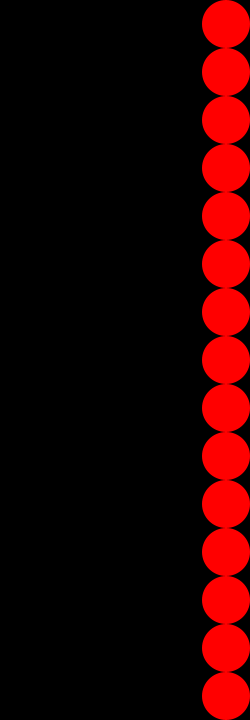
Frame 1 (no input)
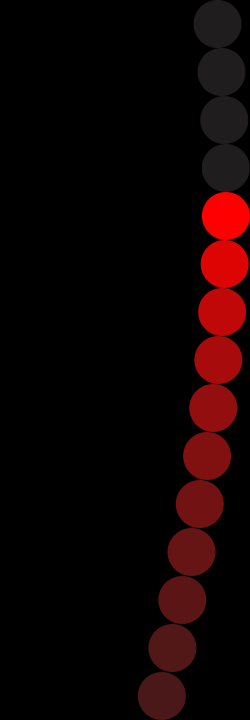
Frame 60 (the mouse pressed at the canvas centre just before this capture)
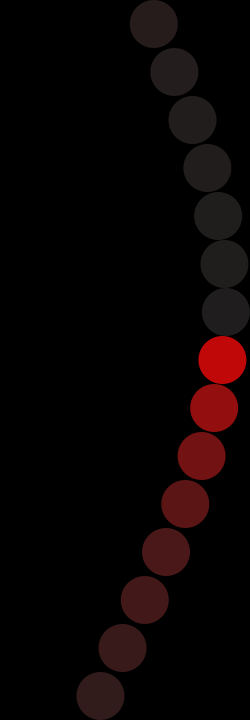
Frame 120 (the mouse held since frame 60 and released just before this capture)

The Processing sketch that drew these frames (run headless with seeded random() and noise(); from frame 60 on, the mouse is pressed at the canvas centre):

// Processing sketch: processing_167296
// ── processing_167296.pde

// based on "Pendulum Waves" http://j.mp/lxZfTY
// including all numbers (0.85Hz for slowest pendulum, 1.083Hz for fastest)
// if the above shortened link dies, try: http://sciencedemonstrations.fas.harvard.edu/icb/icb.do?keyword=k16940&pageid=icb.page80863&pageContentId=icb.pagecontent341734&state=maximize&view=view.do&viewParam_name=indepth.html#a_icb_pagecontent341734

// processing sketch by Memo Akten, May 2011. http://www.memo.tv

// built with
//   processing 1.5 - http://www.processing.org/
//   TheMidiBus library - http://smallbutdigital.com/themidibus.php


// UNCOMMENT FOR SOUND / MIDI
//import themidibus.*;   // import midi library

//-------------------------------------
class Pendulum {
  // physical params
  int index;
  float freq;      // oscilations per second

  // physical vars
  float pos;       // position of pendulum (-1...1)
  float vel;       // current velocity

  // musical params
  int pitch;      // midi note number to trigger

  // display params
  float hit;      // 0...1, how recently we 'hit' the edge

  // contructor
  Pendulum(int _index, float _freq, int _pitch) {
    index = _index;
    freq = _freq;
    pitch = _pitch;
    pos = 1;
    vel = 0;
    hit = 0;
  }

  // update position and trigger sound if nessecary
  void update(float t) {
    float oldPos = pos;     // save old position
    float oldVel = vel;     // save old direction

    pos = cos(freq * t * 2 * PI);  // calculate new position
    vel = pos - oldPos;            // calculte new direction

    if (vel * oldVel <= 0.0) {     // if pendulum has changed direction...
      playMidiNote(index, pitch, pos < 0 ? 0 : 127);
      hit = 1;
    } 
    else {
      hit *= 0.85;
    }
  }

  // draw
  void draw(float y, float size) {
    // set color
    float r = lerp(30, 255, hit);
    float g = lerp(30, 0, hit);
    float b = lerp(30, 0, hit);
    fill(r, g, b);

    // draw circle
    ellipse(map(pos, -1, 1, size/2, width-size/2), y, size, size);
  }
};


//-------------------------------------
// UNCOMMENT FOR SOUND / MIDI
//MidiBus myBus; // The MidiBus

final int numPendulums = 15;
Pendulum[] pendulums;

float startTime;

// Zirguleli Hicaz
//int musicscale[] = { 0, 1, 4, 5, 7, 8, 11 };
//int scaleNoteCount = 7;

int musicscale[] = { 
  0, 3, 5, 7, 10
};
int scaleNoteCount = 5;

//-------------------------------------
void setup() {
  size(250, 720);
  background(0);
  frameRate(60);
  noStroke();

  // create array of pendulums
  pendulums = new Pendulum[numPendulums];

  // loop through and init each pendulum
  for (int c=0; c<numPendulums; c++) {
    // first pendulum oscillates 51 times per minute
    // each successive has one more oscillation per minute
    float freq = (51.0 + c)/60.0;

    // pick the next midi note from the musicscale array, wrapping around (and increasing octave) as nessecary
    int midiNote = musicscale[c%scaleNoteCount] + (c/scaleNoteCount)*12 + 48;

    // init pendulum instance
    pendulums[c] = new Pendulum(c, freq, midiNote);
  }

  // Create a new MidiBus with no input device and the default Java Sound Synthesizer as the output device.
//  myBus = new MidiBus(this, -1, "Java Sound Synthesizer"); 
  // UNCOMMENT FOR SOUND / MIDI
//myBus = new MidiBus(this, -1, 0); 

  // save time we have finished the setup, to ensure pendulums start at t==0
  startTime = millis() * 0.001;
}


//-------------------------------------
void draw() {
  background(0);
  
  // size to draw pendulum
  float pendulumSize = height * 1.0 / numPendulums;
  
  // seconds since we started the app (minus setup time)
  float secs = millis() * 0.001 - startTime;
  
  // loop through, update and draw pendulums
  for (int c=0; c<numPendulums; c++) {
    pendulums[c].update(secs);
    pendulums[c].draw(map(c, 0, numPendulums-1, pendulumSize/2, height - pendulumSize/2), pendulumSize);
  }
}


//-------------------------------------
void playMidiNote(int channel, int pitch, int pan) {
  int velocity = (int)random(50, 100);
  // UNCOMMENT FOR SOUND / MIDI
  //myBus.sendControllerChange(channel, 10, pan);  // set pan
  //myBus.sendNoteOff(channel, pitch, 0); // Send a Midi nodeOff
  //myBus.sendNoteOn(channel, pitch, velocity); // Send a Midi noteOn
}


//-------------------------------------
void keyPressed() {
    startTime = millis() * 0.001;
}
                
